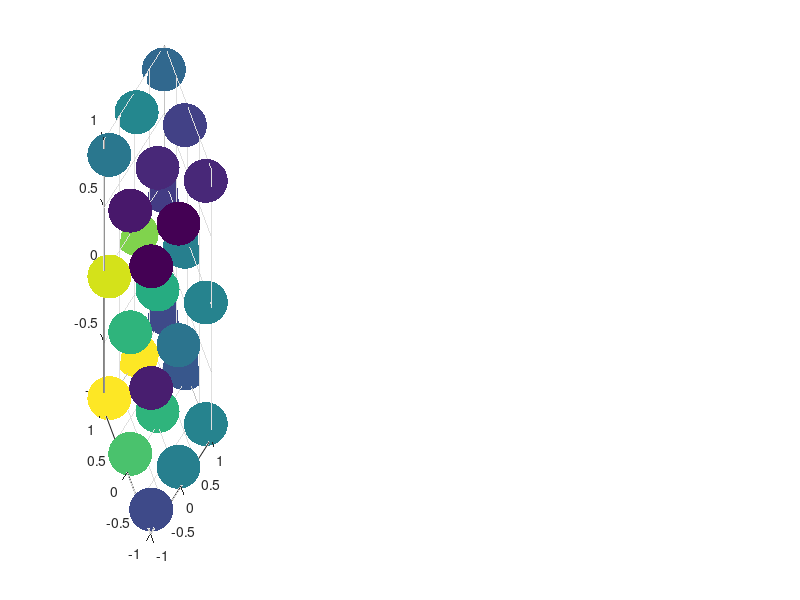

MATLAB code to generate this figure: (Note: this script raises an error after producing the figure.)
clear
close all;
cla

load('branched_bundled_heatmap_vals.mat')

green=[0,1,0.5];
grey=[0.4,0.6,0.7];
blue=[0.2,0.2,0.9];
gg=[linspace(green(1),grey(1),20);linspace(green(2),grey(2),20);linspace(green(3),grey(3),20)];
gb=[linspace(grey(1),blue(1),20);linspace(grey(2),blue(2),20);linspace(grey(3),blue(3),20)];
ggb=flip([gg gb]');

f=figure(1);
subplot(1,4,1)
scatter3(ka(kc==-0.9),kb(kc==-0.9),kd(kc==-0.9),1000,lf(kc==-0.9),'filled')
clim([0,max(lf)])
xlabel('ka')
ylabel('kb');
zl=zlabel('kd');
zl.Position(2) = zl.Position(2)-1;
title('kc=-0.9','Position',[0,0,2])
colormap(ggb)
alpha 1
view(-52.8368,30.7651)
axis equal
set(gca,'XTick',[],'YTick',[],'ZTick',[])
grid on

subplot(1,4,2)
scatter3(ka(kc==0),kb(kc==0),kd(kc==0),1000,lf(kc==0),'filled')
clim([0,max(lf)])
xlabel('ka')
ylabel('kb')
zl=zlabel('kd');
zl.Position(2) = zl.Position(2)-1;
title('kc=0','Position',[0,0,2])
colormap(ggb)
alpha 1
view(-52.8368,30.7651)
axis equal
set(gca,'XTick',[],'YTick',[],'ZTick',[])
grid on

subplot(1,4,3)
scatter3(ka(kc==0.9),kb(kc==0.9),kd(kc==0.9),1000,lf(kc==0.9),'filled')
clim([0,max(lf)])
xlabel('ka')
ylabel('kb')
zl=zlabel('kd');
zl.Position(2) = zl.Position(2)-1;
title('kc=0.9','Position',[0,0,2])
colormap(ggb)
alpha 1
view(-52.8368,30.7651)
axis equal
set(gca,'XTick',[],'YTick',[],'ZTick',[])
grid on

subplot(1,4,4)
cb=colorbar;
clim([0,max(lf)])
pos=get(cb,'position');
set(cb,'position',[pos(1)-0.1 pos(2)+0.2 pos(3)*2 pos(4)/2])
set(gca,'visible','off')
set(gcf,'color','w');

f.Position = [584,599,1247,559];